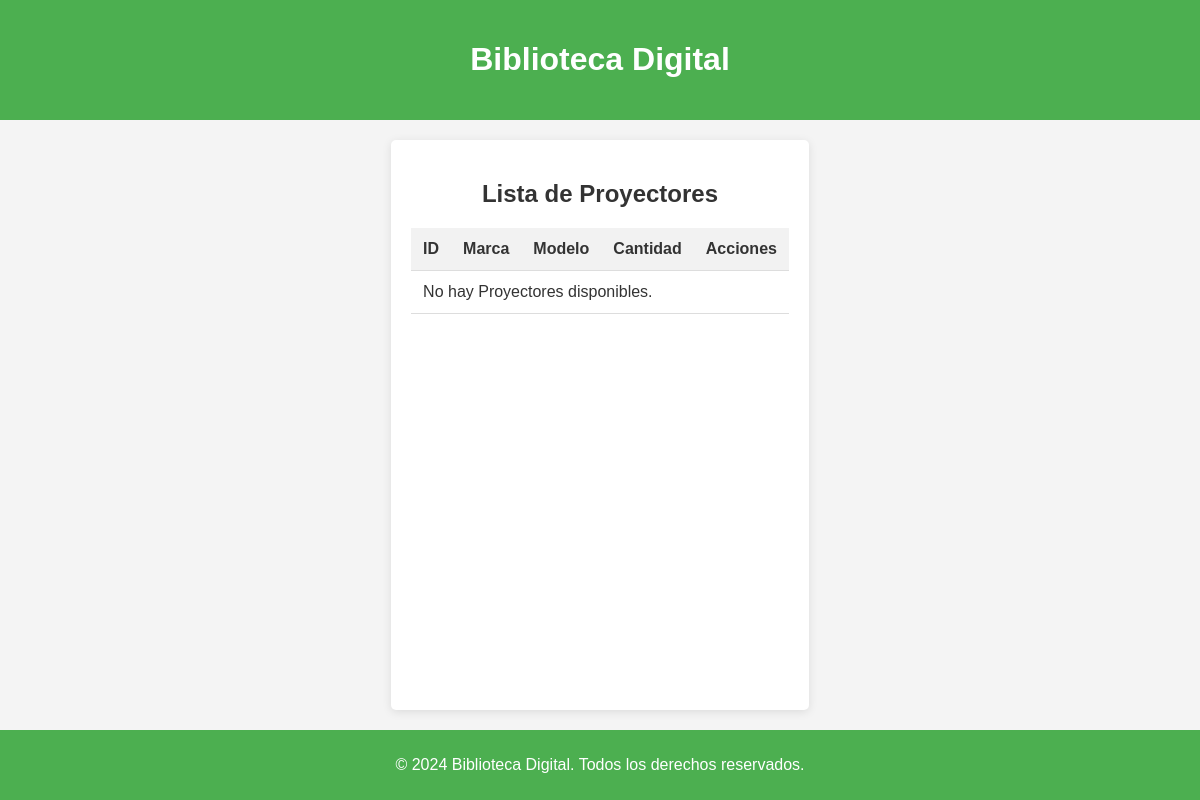
The page /libros/proyector/ on the database as committed earlier.
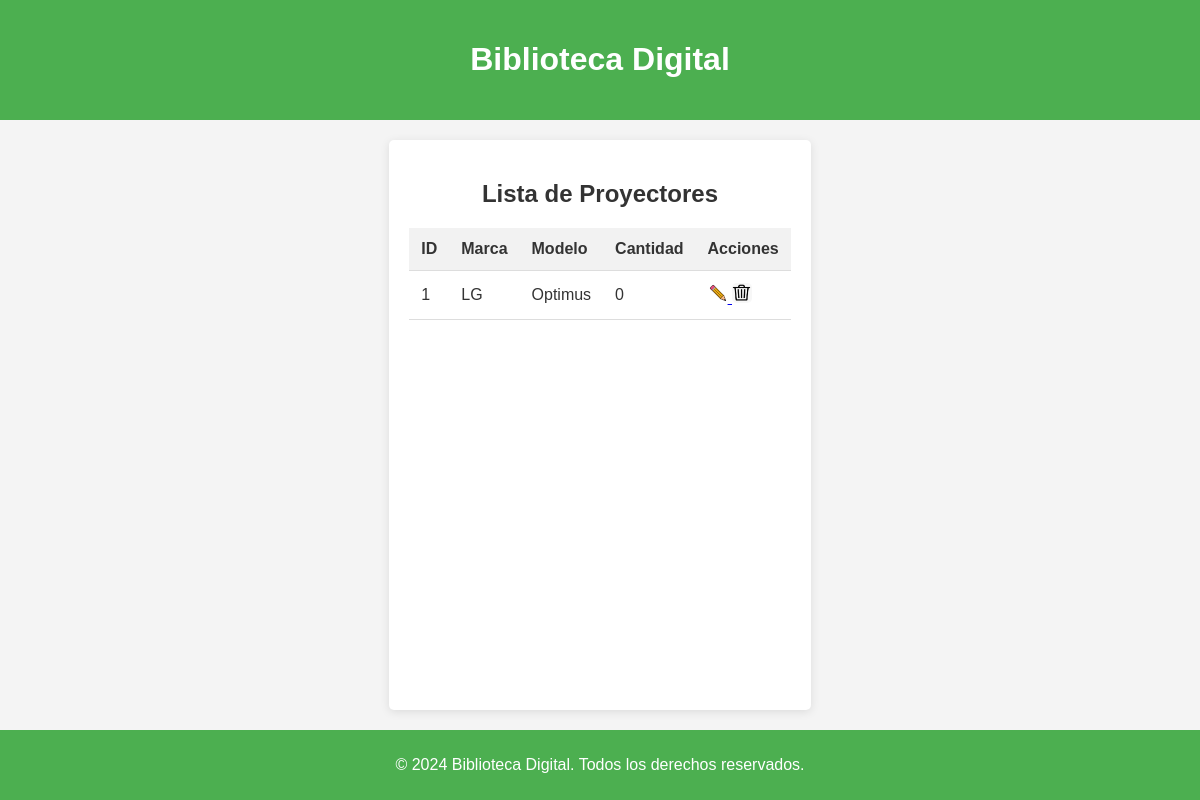
The same page on the database as committed later.
### libros/models.py (models this page shows, shortened)
class Inventario(models.Model):
    id_inventario = models.AutoField(primary_key=True)
    estado = models.CharField(max_length=255, null=True, default="Disponible")
    motivo_baja = models.CharField(max_length=255, null=True)
    descripcion = models.TextField(null=True)
    num_ejemplar = models.IntegerField(null=True)
    imagen_rota = models.ImageField(
        upload_to='imagenes_rota/', null=True, blank=True)  # Nuevo campo

class Proyector(Inventario):
    id_proyector = models.AutoField(primary_key=True)  # Cambia IntegerField a AutoField
    marca_pro = models.CharField(max_length=255)
    modelo_pro = models.CharField(max_length=255)

class Inventario(models.Model):
    id_inventario = models.AutoField(primary_key=True)
    estado = models.CharField(max_length=255, null=True, default="Disponible")
    motivo_baja = models.CharField(max_length=255, null=True)
    descripcion = models.TextField(null=True)
    num_ejemplar = models.IntegerField(null=True)
    imagen_rota = models.ImageField(
        upload_to='imagenes_rota/', null=True, blank=True)  # Nuevo campo

### libros/views.py (the view)
# urls.py: path('proyector/', views.proyector_view, name='proyector'),
def proyector_view(request):
    proyector = Proyector.objects.filter(estado='Disponible')
    return render(request, 'libros/proyector.html', {'proyector': proyector})

### libros/templates/libros/proyector.html (shortened to what this page needs)
<!DOCTYPE html>
<html lang="es">
<head>
    {% load static %}
    <link rel="stylesheet" href="{% static 'libros/css/styles.css' %}">
</head>
<body>
    <header>
        <h1>Biblioteca Digital</h1>
    </header>
    <main>
        <h2>Lista de Proyectores</h2>
        <table>
            <thead>
                <tr>
                    <th>ID</th>
                    <th>Marca</th>
                    <th>Modelo</th>
                    <th>Cantidad</th>
                    <th>Acciones</th>
                </tr>
            </thead>
            <tbody>
                {% for pro in proyector %}
                <tr>
                    <td>{{ pro.id_proyector }}</td>
                    <td>{{ pro.marca_pro }}</td>
                    <td>{{ pro.modelo_pro }}</td>
                    <td>{{ pro.num_ejemplar }}</td>
                    <td>
                        <a href="{% url 'editar_proyector' pro.id_proyector %}">
                            <img src="{% static 'libros/img/lapiz.png' %}" alt="Editar"
                                style="cursor: pointer; width: 20px; height: 20px;">
                        </a>
                        <img src="{% static 'libros/img/trash.png' %}" alt="Eliminar"
                            onclick="abrirModal({{ pro.id_proyector }})"
                            style="cursor: pointer; width: 20px; height: 20px;">
                    </td>
                </tr>
                {% empty %}
                <tr>
                    <td colspan="6">No hay Proyectores disponibles.</td>
                </tr>
                {% endfor %}
            </tbody>
        </table>
    </main>
    <footer>
        <p>&copy; 2024 Biblioteca Digital. Todos los derechos reservados.</p>
    </footer>
</body>
</html>

Rows that differ between the two databases and show on the page:
added Proyector: id_proyector "1", marca_pro "LG", modelo_pro "Optimus", num_ejemplar "0"
Other text that changed with them:
text no longer shown: "No hay Proyectores disponibles."
